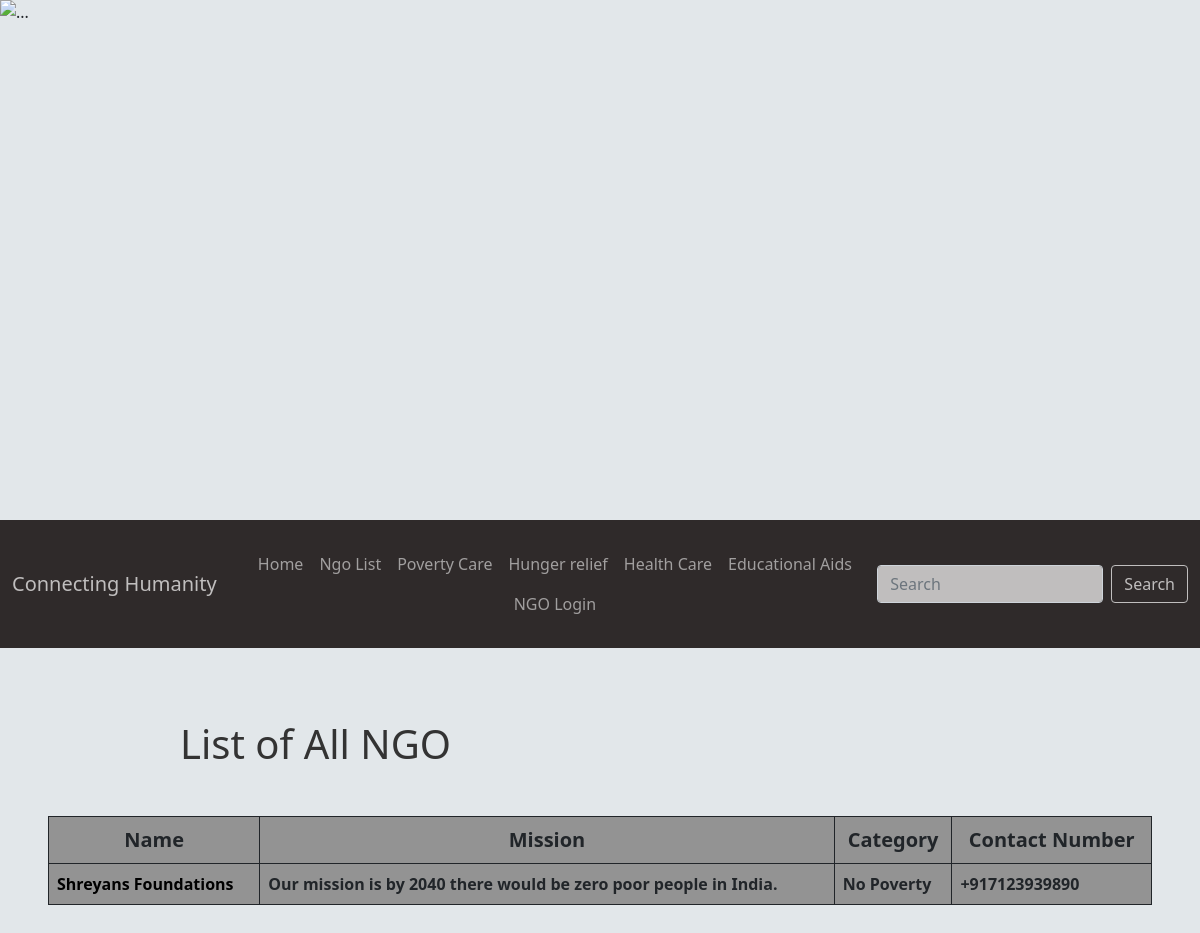
The app's page /user/listofngo/, older data.
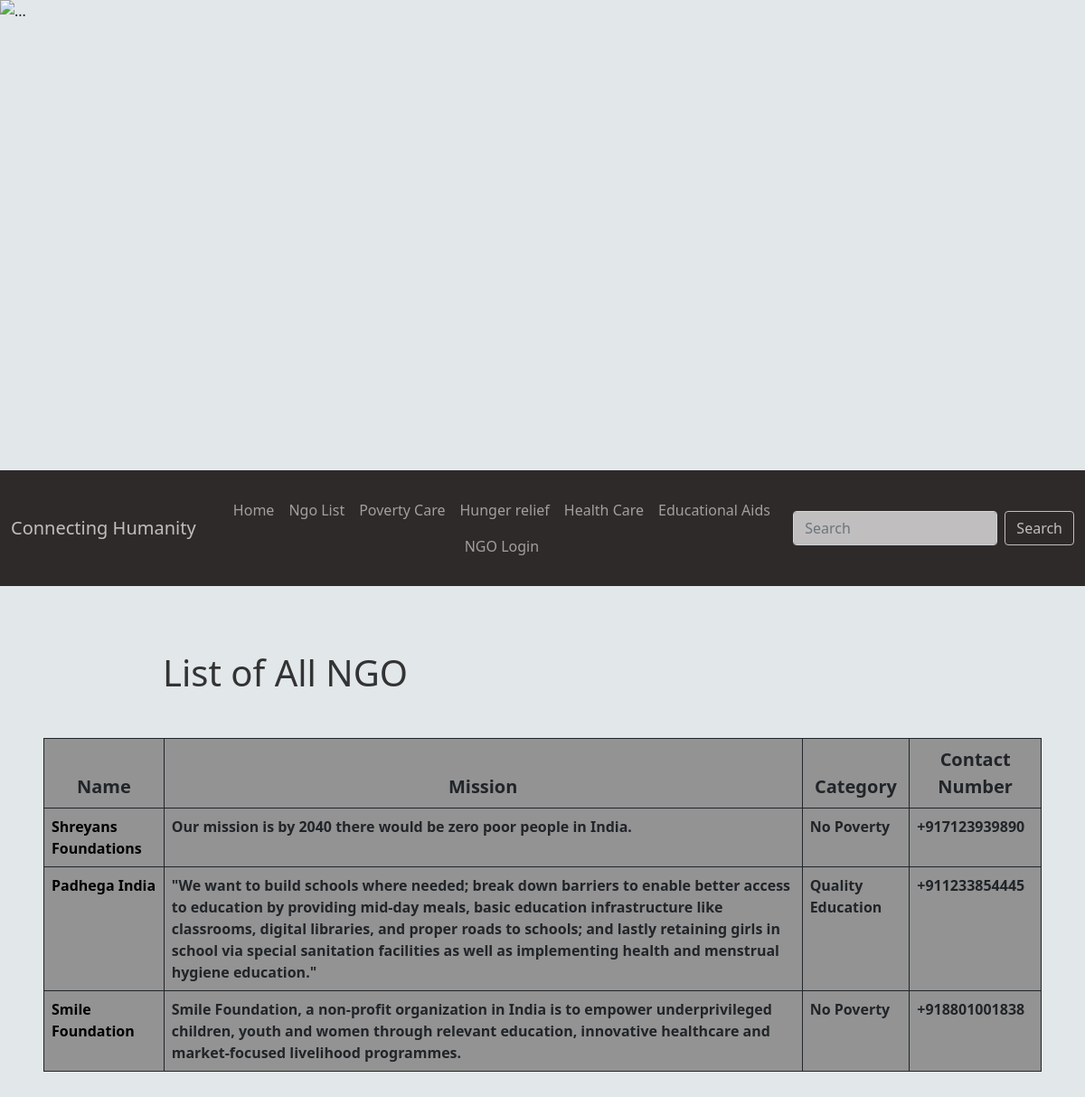
The same page, newer data.
### ngopages/models.py (models this page shows, shortened)
class RegisterNgoModel(AbstractUser):
    contactno_regex = RegexValidator(regex=r'^\+?1?\d{9,15}$',
                                     message="Contact No. Format:'+999999999'. Up to 15 digits allowed.")
    category_choice = [('No Poverty', 'No Poverty'), ('No Hunger', 'No Hunger'), ('Good Health', 'Good Health'),
                       ('Quality Education', 'Quality Education')]
    ngo_id = models.BigAutoField(primary_key=True)
    ngo_name = models.CharField(max_length=100, unique=True)
    slug = models.SlugField(null=True, blank=True)
    address = models.TextField(max_length=200)
    city = models.CharField(max_length=10, default='Ahmedabad')
    state = models.CharField(max_length=10, default='Gujarat')
    contact_number = models.CharField(validators=[contactno_regex], max_length=17)
    website = models.URLField(blank=True)
    category = models.CharField(max_length=20, choices=category_choice, default='No Poverty')
    mission = models.TextField(max_length=1000)
    paypal_account = models.EmailField(blank=True)
    bank_name = models.CharField(max_length=100)
    bank_account_number = models.IntegerField(null=True)
    bank_ifsc_code = models.CharField(max_length=15)
    register_date = models.DateTimeField(auto_now_add=True)
    ngo_logo = models.ImageField(null=True,upload_to="images/")

### ngopages/views.py (the view)
# urls.py: path('user/listofngo/',Listngoview.as_view(),name='listngo'),
class Listngoview(ListView):
    model = RegisterNgoModel
    context_object_name = 'ngos'
    template_name = 'listngo.html'

### ngopages/templates/listngo.html (shortened to what this page needs)
{% extends 'userbase.html' %}
{% load static%}
{% block content%}
<br><br><br>
<div class="jumbotron" id="mainheading">
      <h1>List of All NGO</h1>
  </div>
<div class="d-block m-5" id="secondbody">
    <table class="table table-hover table-bordered border-dark ">
     <thead>
     <tr>
         <th class="fs-5 text-center" scope="col">Name</th>
         <th class="fs-5 text-center" scope="col">Mission</th>
         <th class="fs-5 text-center" scope="col">Category</th>
         <th class="fs-5 text-center" scope="col">Contact Number</th>
     </tr>
     </thead>
     <tbody>
     {% for ngo in ngos%}
        <tr>
        {% if ngo.ngo_name != "admin" %}
        <td ><a href="{% url 'ngopages:ngodetail' slug=ngo.slug %}" class="text-decoration-none">{{ngo.ngo_name}}</a></td>
        <td>{{ngo.mission}}</td>
        <td>{{ngo.category}}</td>
        <td>{{ngo.contact_number}}</td>
        </tr>
        {%endif%}
     {% endfor %}
     </tbody>
    </table>
</div>
{% endblock content%}

Row changes from the older to the newer data that the page shows:
added RegisterNgoModel: ngo_name "Padhega India", mission "\"We want to build schools where needed; break down barriers to enable better access to education by providing mid-day meals, basic education infrastructure like classrooms, digital libraries, and proper roads to schools; and lastly retaining girls in school via special sanitation facilities as well as implementing health and menstrual hygiene education.\"", category "Quality Education", contact_number "+911233854445"
added RegisterNgoModel: ngo_name "Smile Foundation", mission "Smile Foundation, a non-profit organization in India is to empower underprivileged children, youth and women through relevant education, innovative healthcare and market-focused livelihood programmes.", category "No Poverty", contact_number "+918801001838"
